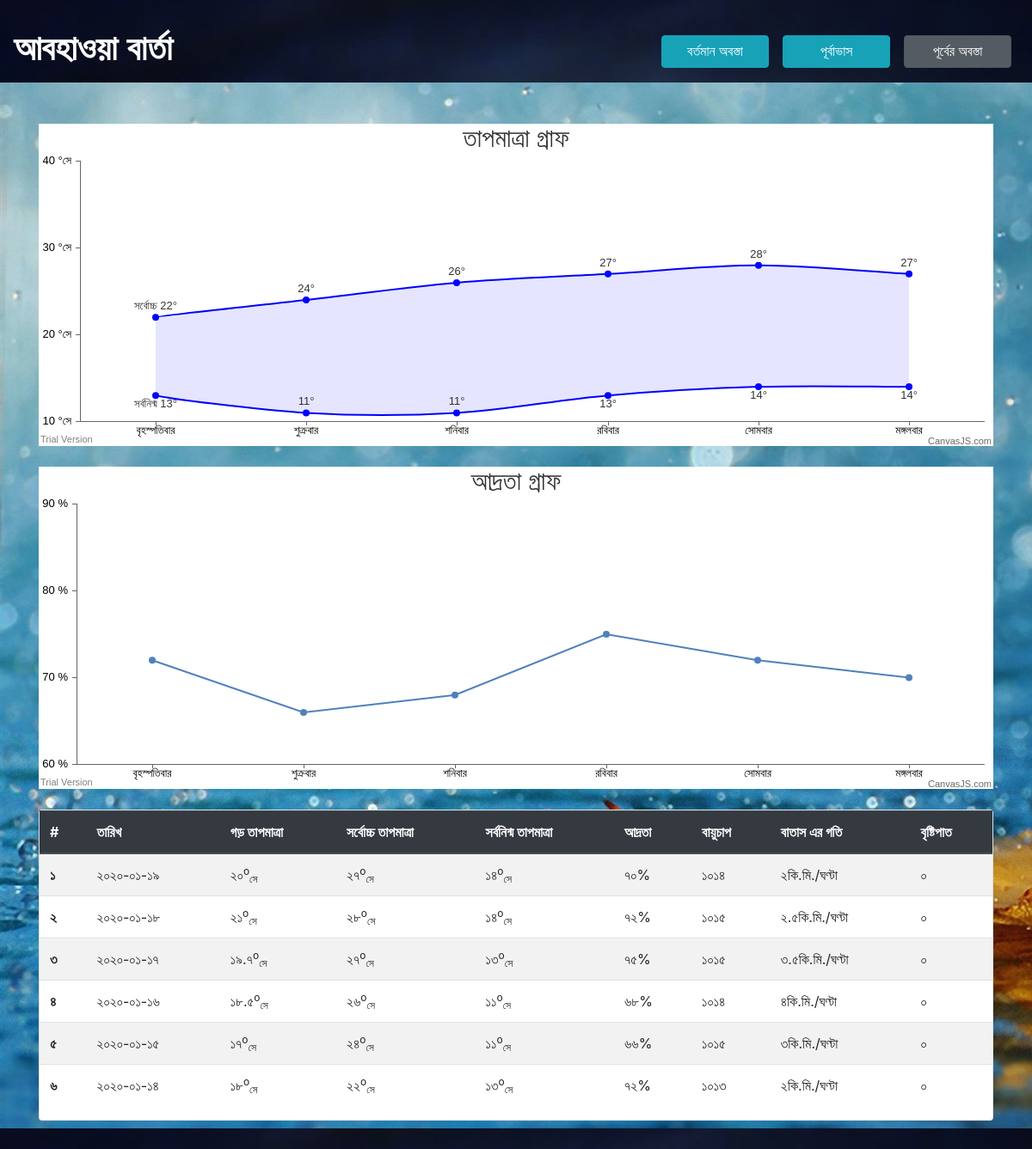
Page /privious.php on the committed database.
### tables this page shows
CREATE TABLE `final_data` (
  `D_id` int(11) NOT NULL,
  `day` date NOT NULL,
  `avg_tmp` varchar(5) NOT NULL,
  `max_temp` varchar(5) NOT NULL,
  `min_temp` varchar(5) NOT NULL,
  `avg_humi` varchar(3) NOT NULL,
  `avg_press` varchar(7) NOT NULL,
  `avg_ws` varchar(7) NOT NULL,
  `rain` int(2) NOT NULL
);

### E2B.php (called while the page is built)
<?php
	class E2B
		 {
		 	public static $bn = array("১","২","৩","৪","৫","৬","৭","৮","৯","০");
		 	public static $en = array("1","2","3","4","5","6","7","8","9","0");
		 	public static function en2bn($number){
		 		return str_replace(self::$en, self::$bn, $number);
		 	}
		 }
?>

### privious.php (the view, shortened to what this page needs)
<!DOCTYPE html>
<html>
<head>
	<link rel="stylesheet" href="style.css">
	<link href="css/bootstrap.min.css" rel="stylesheet">
</head>
<body>
	<header>
      <br>
      <nav class='navbar navbar-expand-lg navbar-light'>
        <br>
          <a href = 'index.php'><h1 style='text-align : left; color : white;'><b>আবহাওয়া বার্তা</b></h1></a>
          <br>
          <div class='collapse navbar-collapse' id='navbarSupportedContent'>
            <ul class='navbar-nav ml-auto'>
              <li class='nav-item'>
                <a class='nav-link' href='index.php'>
                  <button class='btn btn-info' style='width: 125px;'>বর্তমান অবস্তা</button>
                </a>
              </li>
              <li class='nav-item'>
                <a class='nav-link' href='update.php'>
                  <button class='btn btn-info' style='width: 125px;'>পূর্বাভাস</button>
                </a>
              </li>
              <li class='nav-item'>
                <a class='nav-link' href='privious.php'>
                  <button class='btn btn-secondary active' style='width: 125px;'>পূর্বের অবস্তা</button>
                </a>
              </li>
            </ul>
          </div>
        </nav>
      </header>
	<?php
		include 'E2B.php';
		include 'DBconnection.php';
		$day = date('w');
	    $j=0;
	    $bday=['রবিবার','সোমবার','মঙ্গলবার','বুধবার','বৃহস্পতিবার','শুক্রবার','শনিবার'];
	    for($i=$day; $i<7; $i++){
	    	$fd[$j]=$bday[$i];
	    	$j++;
	    }
	    for($i=0; $i<$day; $i++){
	    	$fd[$j]=$bday[$i];
	    	$j++;
	    }
	 ?>
	<br>
	<div class="container">
	    <br>
	    <div id="chartContainer" style="height: 375px; max-width: 100%; margin: 0px auto;"></div>
	    <br>
	    <div id="chartContainer1" style="height: 375px; max-width: 100%; margin: 0px auto;"></div>
	    <br>
	    <div class="card">
	    	<table class="table table-striped">
	    		<thead class="thead-dark">
		    		<tr>
		    			<th scope="col">#</th>
		    			<th scope="col">তারিখ</th>
		    			<th scope="col">গড় তাপমাত্রা</th>
		    			<th scope="col">সর্বোচ্চ তাপমাত্রা</th>
		    			<th scope="col">সর্বনিন্ম তাপমাত্রা</th>
		    			<th scope="col">আদ্রতা</th>
		    			<th scope="col">বায়ুচাপ</th>
		    			<th scope="col">বাতাস এর গতি </th>
		    			<th scope="col">বৃষ্টিপাত  </th>
		    		</tr>
		    	</thead>
		    	<tbody>
		    		<?php
		    			$i=0;
		    			$sql="SELECT * FROM `final_data` ORDER BY `D_id` DESC LIMIT 6";
					    $result = $conn->query($sql);
					    if ($result->num_rows > 0) {
					    	while($row = $result->fetch_assoc()){
					    		$day = $row["day"];
					        	$avg_temp = $row["avg_tmp"];
					        	$max_temp[$i] = $row["max_temp"];
					        	$min_temp[$i] = $row["min_temp"];
					        	$humidity[$i] = $row["avg_humi"];
					        	$prsser = $row["avg_press"];
					        	$ws = $row["avg_ws"];
					        	$rain[$i] = $row["rain"];
					        	echo "<tr>
						    			<th scope='row'>".E2B::en2bn($i+1)."</th>
						    			<td>".E2B::en2bn($day)."</td>
						    			<td>".E2B::en2bn($avg_temp)."<sup>o</sup><sub>সে</sub></td>
						    			<td>".E2B::en2bn($max_temp[$i])."<sup>o</sup><sub>সে</sub></td>
						    			<td>".E2B::en2bn($min_temp[$i])."<sup>o</sup><sub>সে</sub></td>
						    			<td>".E2B::en2bn($humidity[$i])."%</td>
						    			<td>".E2B::en2bn($prsser)."</td>
						    			<td>".E2B::en2bn($ws)."কি.মি./ঘণ্টা</td>
						    			<td>".E2B::en2bn($rain[$i])."</td>
						    		</tr>";
						    		$i++;
					    	}
					    }
		    		?>
		    	</tbody>
	    	</table>
	    </div>
	</div>
	<footer><br></footer>
	<script>
	var chart = new CanvasJS.Chart("chartContainer", {
		title:{
		text: " তাপমাত্রা গ্রাফ "
		},
		backgroundColor : "white",
		axisY: {
			includeZero: false,
			suffix: " °সে",
			maximum: 40,
			gridThickness: 0
		},
		toolTip:{
			shared: true,
			content: " <strong>তাপমাত্রা: </strong> </br> সর্বনিন্ম: {y[0]} °সে, সর্বোচ্চ: {y[1]} °সে"
		},
		data: [{
			type: "rangeSplineArea",
			fillOpacity: 0.1,
			color: "blue",
			indexLabelFormatter: formatter,
			dataPoints: [
				{ label: "<?php echo $fd[1]; ?>", y: [<?php echo $min_temp[5];?>, <?php echo $max_temp[5];?>]},
				{ label: "<?php echo $fd[2]; ?>", y: [<?php echo $min_temp[4];?>, <?php echo $max_temp[4];?>]},
				{ label: "<?php echo $fd[3]; ?>", y: [<?php echo $min_temp[3];?>, <?php echo $max_temp[3];?>]},
				{ label: "<?php echo $fd[4]; ?>", y: [<?php echo $min_temp[2];?>, <?php echo $max_temp[2];?>]},
				{ label: "<?php echo $fd[5]; ?>", y: [<?php echo $min_temp[1];?>, <?php echo $max_temp[1];?>] },
				{ label: "<?php echo $fd[6]; ?>", y: [<?php echo $min_temp[0];?>, <?php echo $max_temp[0];?>] }
			]
		}]
	});
	chart.render();
	function formatter(e) {
		if(e.index === 0 && e.dataPoint.x === 0) {
			return " সর্বনিন্ম " + e.dataPoint.y[e.index] + "°";
		} else if(e.index == 1 && e.dataPoint.x === 0) {
			return " সর্বোচ্চ " + e.dataPoint.y[e.index] + "°";
		} else{
			return e.dataPoint.y[e.index] + "°";
		}
	}
	var chart1 = new CanvasJS.Chart("chartContainer1",{
    title:{
		text: " আদ্রতা গ্রাফ "
		},
		backgroundColor : "white",
		axisY: {
			includeZero: false,
			suffix: " %",
			maximum: 90,
			gridThickness: 0
		},
    data: [{
	type: "line",
        dataPoints : [
	    	{ label: "<?php echo $fd[1]; ?>", y: <?php echo $humidity[5];?>},
			{ label: "<?php echo $fd[2]; ?>", y: <?php echo $humidity[4];?>},
			{ label: "<?php echo $fd[3]; ?>", y: <?php echo $humidity[3];?>},
			{ label: "<?php echo $fd[4]; ?>", y: <?php echo $humidity[2];?>},
			{ label: "<?php echo $fd[5]; ?>", y: <?php echo $humidity[1];?> },
			{ label: "<?php echo $fd[6]; ?>", y: <?php echo $humidity[0];?> }
	]
    }]
	});
	chart1.render();
	/*var chart2 = new CanvasJS.Chart("chartContainer2",{
    title :{
	text: "বৃষ্টিপাত"
    },
    backgroundColor : "white",
		axisY: {
			includeZero: false,
			suffix: " %",
			maximum: 1,
			gridThickness: 0
		},
    data: [{
	type: "line",
	dataPoints : [
	    { label: "সোমবার", y: <?php echo $rain[0];?>},
		{ label: "মঙ্গলবার", y: <?php echo $rain[1];?>},
		{ label: "বুধবার", y: <?php echo $rain[2];?>},
		{ label: "বূহ:বার", y: <?php echo $rain[3];?>},
		{ label: "শুক্রবার", y: <?php echo $rain[4];?> },
		{ label: "শনিবার", y: <?php echo $rain[5];?> },
		{ label: "রবিবার", y: <?php echo $rain[6];?>}
	]
    }]
	});
	chart2.render();*/
	</script>
</body>
</html>

### style.css (style rules this page uses)
body { background-image: url(pic/b1.jpg); background-size: cover; }
header { background:rgb(0,0,0,0.8); background-image: url(pic/bp.jpg); background-size: cover; color: white ; text-align: center; overflow:hidden; font-family: "Comic Sans MS", cursive, sans-serif; }
footer { background:rgb(0,0,0,0.8); background-image: url(pic/bp.jpg); background-size: cover; color: white ; text-align: center; overflow:hidden; font-family: "Comic Sans MS", cursive, sans-serif; position: fixed; left: 0; bottom: 0; width: 100%; }
.active, .collapsible:hover { background-color: #555; }

### rows in the picture
final_data: i "১", day "২০২০-০১-১৯", avg_tmp "২০", i "২৭", i "১৪", i "৭০", avg_press "১০১৪", avg_ws "২", i "০"
final_data: i "২", day "২০২০-০১-১৮", avg_tmp "২১", i "২৮", i "১৪", i "৭২", avg_press "১০১৫", avg_ws "২.৫", i "০"
final_data: i "৩", day "২০২০-০১-১৭", avg_tmp "১৯.৭", i "২৭", i "১৩", i "৭৫", avg_press "১০১৫", avg_ws "৩.৫", i "০"
final_data: i "৪", day "২০২০-০১-১৬", avg_tmp "১৮.৫", i "২৬", i "১১", i "৬৮", avg_press "১০১৪", avg_ws "৪", i "০"
final_data: i "৫", day "২০২০-০১-১৫", avg_tmp "১৭", i "২৪", i "১১", i "৬৬", avg_press "১০১৫", avg_ws "৩", i "০"
final_data: i "৬", day "২০২০-০১-১৪", avg_tmp "১৮", i "২২", i "১৩", i "৭২", avg_press "১০১৩", avg_ws "২", i "০"

### other values in the picture
chart data {{ $min_temp[5] }} 13
chart data {{ $max_temp[5] }} 22
